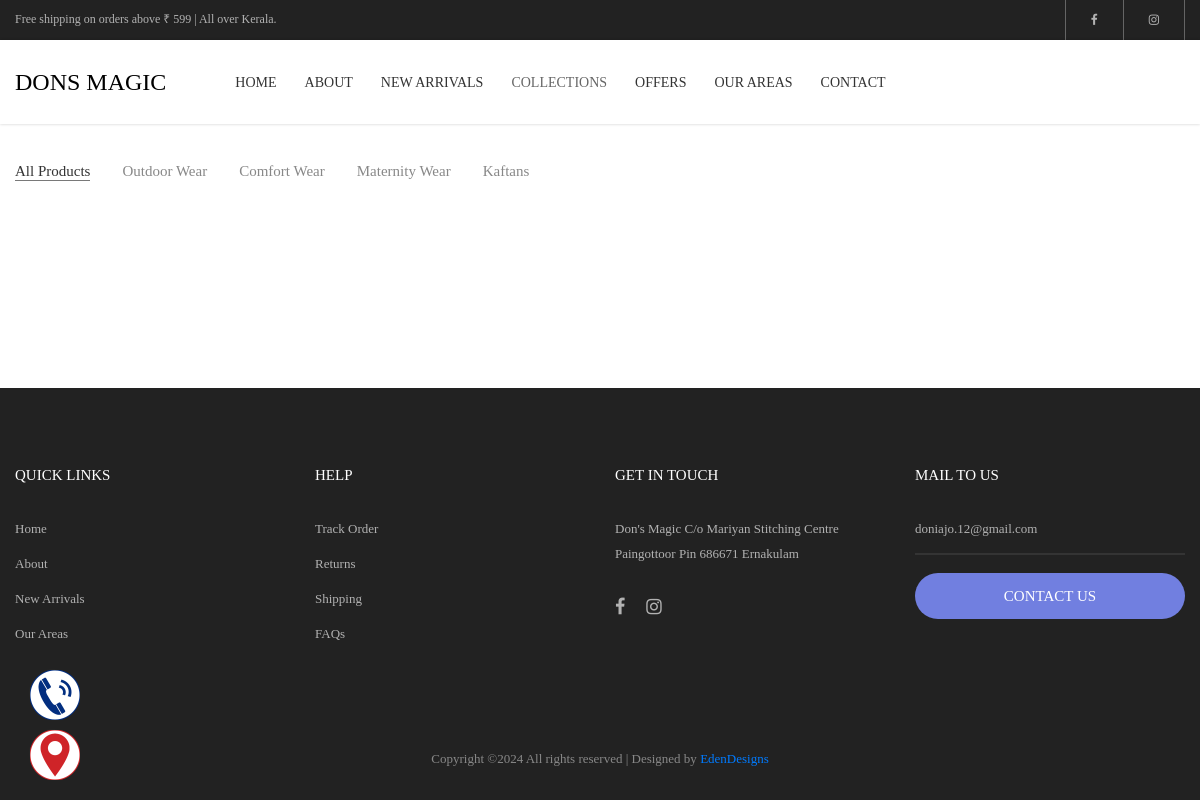
Page /newarrival.php on the committed database.
### tables this page shows
CREATE TABLE IF NOT EXISTS `tbl_producttype` (
  `producttype_id` int NOT NULL AUTO_INCREMENT,
  `producttype` varchar(250) DEFAULT NULL,
  `typecode` varchar(11) NOT NULL,
  `abouttype` text,
  `orderno` int DEFAULT '0',
  `createdat` datetime DEFAULT NULL,
  `createdby` int DEFAULT NULL,
  `updatedat` datetime DEFAULT NULL,
  `updatedby` int DEFAULT NULL,
  `status` varchar(50) DEFAULT 'Active',
  `isdeleted` smallint DEFAULT '0',
  PRIMARY KEY (`producttype_id`)
);

### newarrival.php (the view, shortened to what this page needs)
<?php
include('headerWhite.php');
include_once("admin/db_connection.php");
?>
	<div class="bg0 m-t-23 p-b-140">
	<div class="container">
			<div class="flex-w flex-sb-m p-b-52">
				<div class="flex-w flex-l-m filter-tope-group m-tb-10">
				<button class="stext-106 cl6 hov1 bor3 trans-04 m-r-32 m-tb-5 how-active1" data-filter="*">
						All Products
					</button>
						<?php
                            $sql_select = "SELECT  producttype_id,
							producttype,typecode
							FROM tbl_producttype
							WHERE IFNULL(isdeleted,0)=0 AND IFNULL(STATUS,'Active')='Active'
							ORDER BY orderno ASC";
							$select_results = $con->query($sql_select);
							while($row_select=$select_results->fetch_array(MYSQLI_ASSOC)){
								$producttype=$row_select["producttype"];
								$typecode=$row_select["typecode"];
							?>
							<button class="stext-106 cl6 hov1 bor3 trans-04 m-r-32 m-tb-5" data-filter=".<?php echo $typecode; ?>">
								<?php echo $producttype; ?>
							</button>
							<?php
							}
						?>
				</div>
			</div>
		</div>
</div>
	<?php
	include("footer.php");
	?>

### css/main.css (style rules this page uses)
.container { max-width: 1380px; }
@media (max-width: 1600px) { .container { max-width: 1200px; } }
.cl6 { color: #888; }
.stext-106 { font-family: Poppins-Regular; font-size: 15px; line-height: 1.2; }
.bg0 { background-color: #fff; }
.bor3 { border-bottom: 1px solid transparent; }
.how-active1 { color: #333; border-color: #797979; }

### css/styles.css (style rules this page uses)
* { box-sizing: border-box; margin: 0; padding: 0; }

### rows in the picture
tbl_producttype: producttype "Outdoor Wear"
tbl_producttype: producttype "Comfort Wear"
tbl_producttype: producttype "Maternity Wear"
tbl_producttype: producttype "Kaftans"
